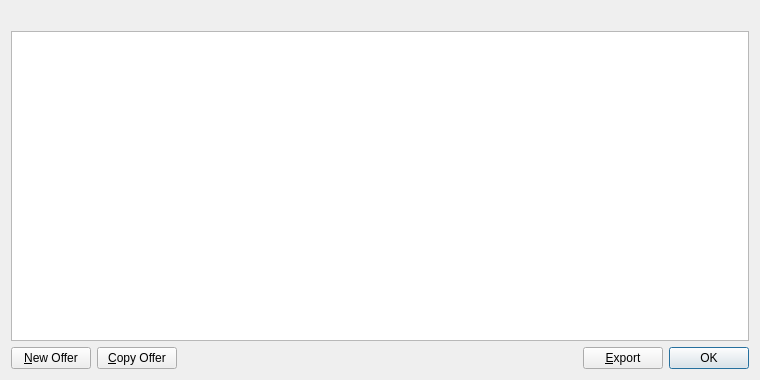
<?xml version="1.0" encoding="UTF-8"?>
<ui version="4.0">
 <class>MyOfferListPage</class>
 <widget class="QWidget" name="MyOfferListPage">
  <property name="geometry">
   <rect>
    <x>0</x>
    <y>0</y>
    <width>760</width>
    <height>380</height>
   </rect>
  </property>
  <property name="windowTitle">
   <string>My Offers</string>
  </property>
  <layout class="QVBoxLayout" name="verticalLayout">
   <item>
    <widget class="QLabel" name="labelExplanation">
     <property name="textFormat">
      <enum>Qt::PlainText</enum>
     </property>
     <property name="wordWrap">
      <bool>true</bool>
     </property>
    </widget>
   </item>
   <item>
    <widget class="QTableView" name="tableView">
     <property name="contextMenuPolicy">
      <enum>Qt::CustomContextMenu</enum>
     </property>
     <property name="toolTip">
      <string>Double-click to edit certificate</string>
     </property>
     <property name="tabKeyNavigation">
      <bool>false</bool>
     </property>
     <property name="alternatingRowColors">
      <bool>true</bool>
     </property>
     <property name="selectionMode">
      <enum>QAbstractItemView::SingleSelection</enum>
     </property>
     <property name="selectionBehavior">
      <enum>QAbstractItemView::SelectRows</enum>
     </property>
     <property name="sortingEnabled">
      <bool>true</bool>
     </property>
     <attribute name="verticalHeaderVisible">
      <bool>false</bool>
     </attribute>
    </widget>
   </item>
   <item>
    <layout class="QHBoxLayout" name="horizontalLayout">
     <item>
      <widget class="QPushButton" name="newOffer">
       <property name="toolTip">
        <string>&lt;html&gt;&lt;head/&gt;&lt;body&gt;&lt;p&gt;Create a new offer&lt;/p&gt;&lt;/body&gt;&lt;/html&gt;</string>
       </property>
       <property name="text">
        <string>&amp;New Offer</string>
       </property>
       <property name="icon">
        <iconset resource="../bitcoin.qrc">
         <normaloff>:/icons/add</normaloff>:/icons/add</iconset>
       </property>
      </widget>
     </item>
     <item>
      <widget class="QPushButton" name="copyOffer">
       <property name="toolTip">
        <string>&lt;html&gt;&lt;head/&gt;&lt;body&gt;&lt;p&gt;Copy the currently selected offer to the system clipboard&lt;/p&gt;&lt;/body&gt;&lt;/html&gt;</string>
       </property>
       <property name="text">
        <string>&amp;Copy Offer</string>
       </property>
       <property name="icon">
        <iconset resource="../bitcoin.qrc">
         <normaloff>:/icons/editcopy</normaloff>:/icons/editcopy</iconset>
       </property>
      </widget>
     </item>
     <item>
      <spacer name="horizontalSpacer">
       <property name="orientation">
        <enum>Qt::Horizontal</enum>
       </property>
       <property name="sizeHint" stdset="0">
        <size>
         <width>40</width>
         <height>20</height>
        </size>
       </property>
      </spacer>
     </item>
     <item>
      <widget class="QPushButton" name="exportButton">
       <property name="toolTip">
        <string>Export the data in the current tab to a file</string>
       </property>
       <property name="text">
        <string>&amp;Export</string>
       </property>
       <property name="icon">
        <iconset resource="../bitcoin.qrc">
         <normaloff>:/icons/export</normaloff>:/icons/export</iconset>
       </property>
      </widget>
     </item>
     <item>
      <widget class="QDialogButtonBox" name="buttonBox">
       <property name="sizePolicy">
        <sizepolicy hsizetype="Maximum" vsizetype="Fixed">
         <horstretch>0</horstretch>
         <verstretch>0</verstretch>
        </sizepolicy>
       </property>
       <property name="standardButtons">
        <set>QDialogButtonBox::Ok</set>
       </property>
      </widget>
     </item>
    </layout>
   </item>
  </layout>
 </widget>
 <resources>
  <include location="../bitcoin.qrc"/>
 </resources>
 <connections/>
</ui>
